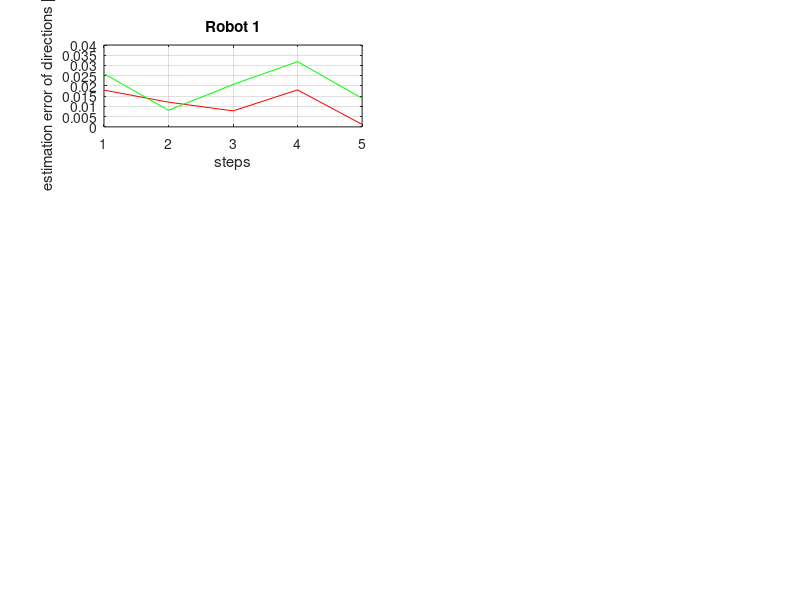

The MATLAB source for this figure: (Note: this script raises an error after producing the figure.)
%PLOT_RESULTS Plots the estimation error of the robots and the ball.
%   Detailed explanation goes here  


% Initialisierung

    clf;

% Create a txt-File with data from robots and the estimation

    load('error', 'steps');
    load('error', 'RobotStep');
    load('error', 'RobotStep_e');
    load('error', 'BallStep');
    load('error', 'BallStep_e');

    load('error', 'PStep');

% Calculation of error for every Robot and the ball

    for s=1:steps
        for i=1:8
            Robot = RobotStep(s,1,i);
            Robot_e = RobotStep_e(s,1,i);
         
            e_x(i,s) = abs(Robot.x-Robot_e.x);
            e_y(i,s) = abs(Robot.y-Robot_e.y);
            e_dir(i,s) = abs(Robot.dir-Robot_e.dir);
        end
        % Calculation of error for the ball
        Ball = BallStep(s);
        Ball_e = BallStep_e(s);
        
        e_x(9,s) = abs(Ball.x-Ball_e.x);
        e_y(9,s) = abs(Ball.y-Ball_e.y);
        e_dir(9,s) = abs(Ball.dir-Ball_e.dir);
    end


% Calculation of norm of the matrix P
    
for s=1:steps
    for i=1:8
        %P_det(i,s) = norm(PStep(s,:,:,i));
    end
end


% Plot of the estimation error of the robots

%   pcolor(1) = 'r';
%   pcolor(2) = 'g';
%   pcolor(3) = 'b';
%   pcolor(4) = 'k';

    x = linspace(1, steps, steps);

    for j=1:8
        if (j<=4)
            figure(1);
            i = j;
        else
            figure(2);
            i = j-4;
        end
        subplot(4,2,2*i-1);
        plot(x, e_x(j,:), 'r');
        hold on;
        plot(x, e_y(j,:), 'g');
        %plot(x, P_det(j,:), 'k');
        grid on;
        titleString = ['Robot ' num2str(j)];
        title(titleString);
        if ((j==1) || (j==5))
            xlabel('steps');
            ylabel('estimation error of directions [m]');
            legend('direction x', 'direction y', 0);
        end
    
        subplot(4,2,2*i);
        plot(x, e_dir(j,:), 'b');
        grid on;
        titleString = ['Robot ' num2str(j)];
        title(titleString);
        if ((j==1) || (j==5))
            xlabel('steps');
            ylabel('estimation error of angle [rad]');
            legend('Angle phi', 0);
        end
    end
    
    
% Plot of the estimation error of the ball

    figure(3);
    
    subplot(1,2,1);
    plot(x, e_x(9,:), 'r');
    hold on;
    plot(x, e_y(9,:), 'g');
    grid on;
    title('Ball');
    xlabel('steps');
    ylabel('estimation error of directions [m]');
    legend('Direction x', 'Direction y');
    
    subplot(1,2,2);
    plot(x, e_dir(9,:), 'b');
    grid on;
    title('Ball');
    xlabel('steps');
    ylabel('estimation error of angle [rad]');
    legend('Angle phi');
    